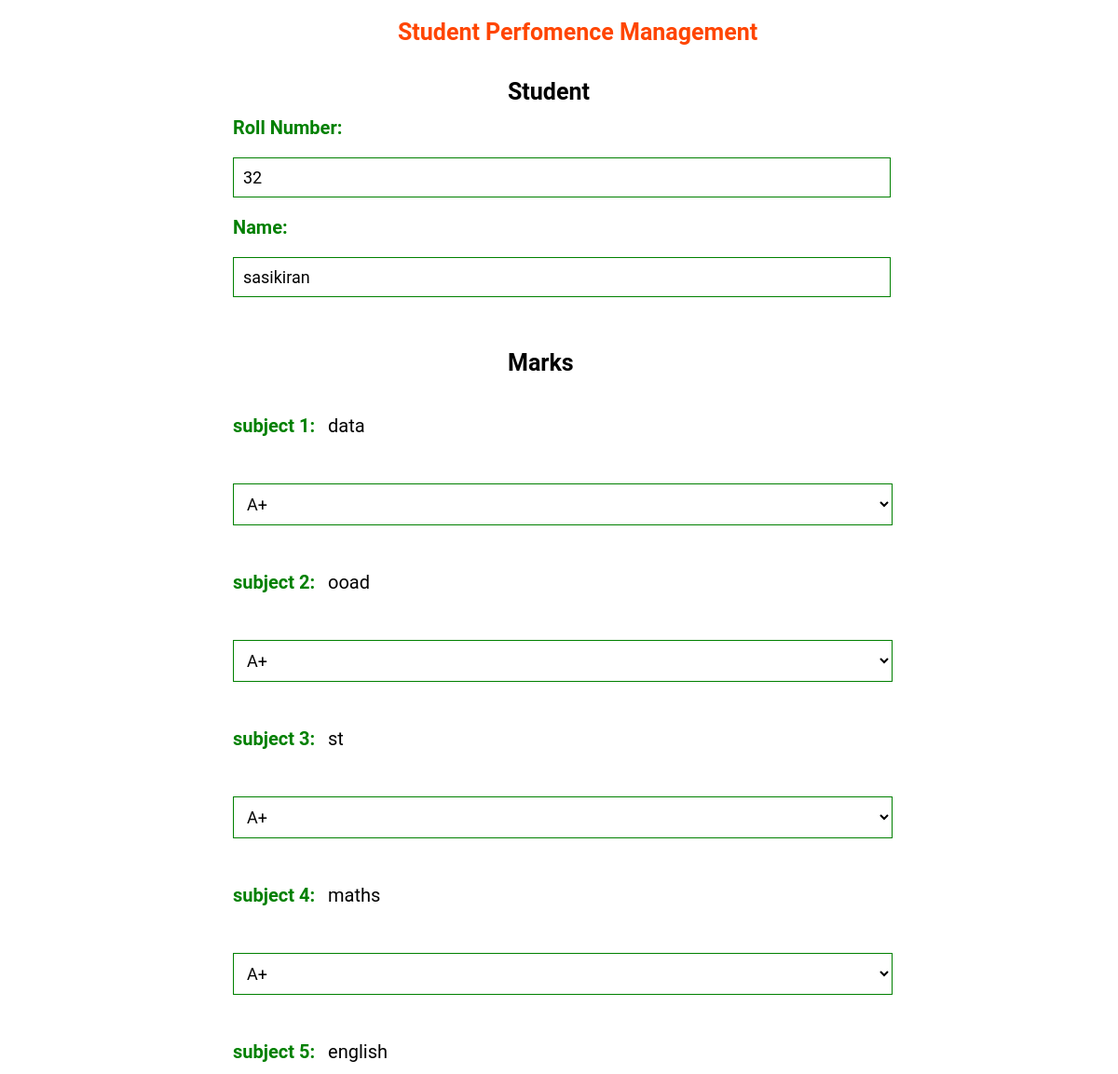
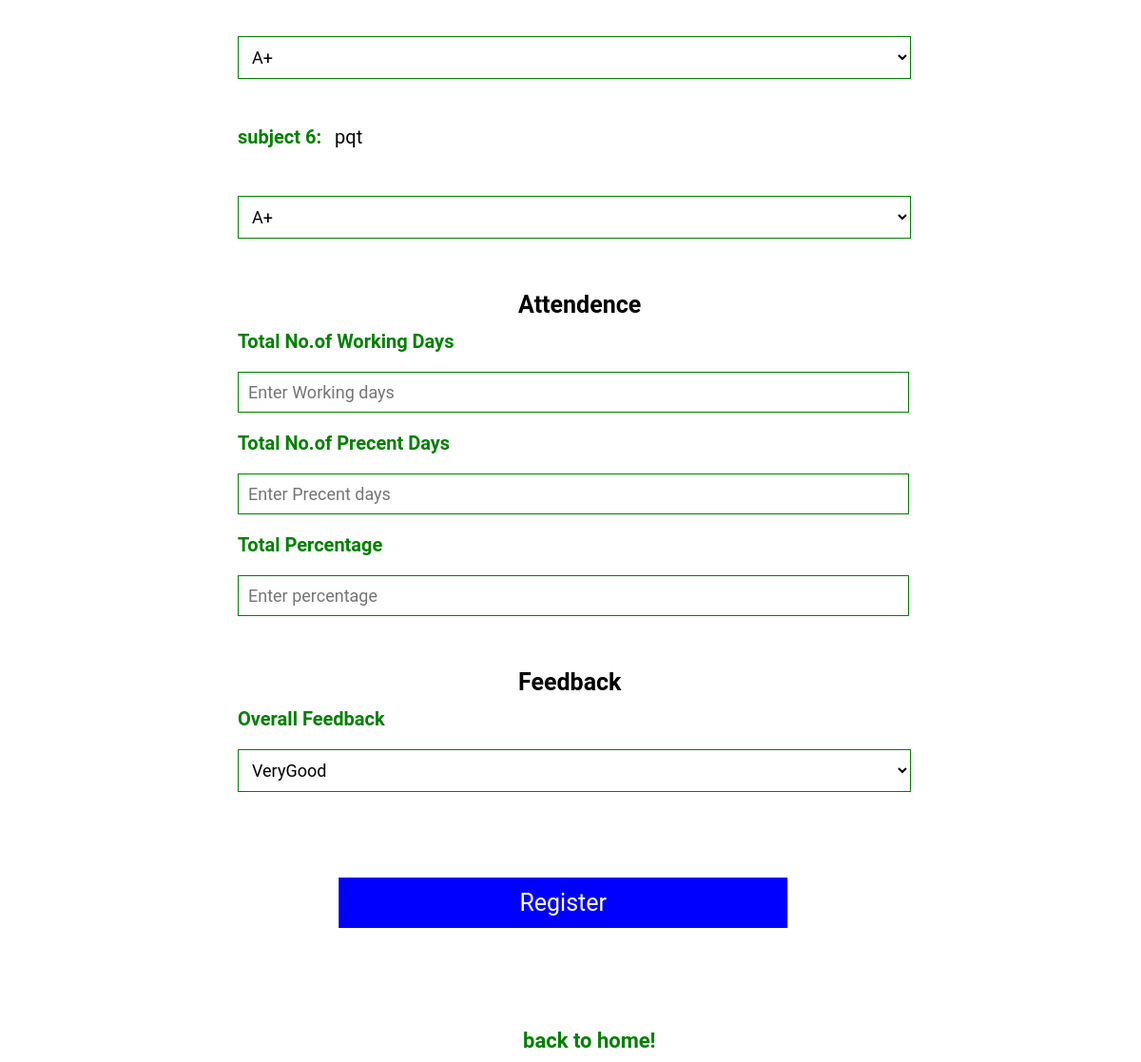
Page /addperfomence.php?rn=32&&dept=3/cse&&name=sasikiran on the committed database (2 pictures, top to bottom).
### tables this page shows
CREATE TABLE `student` (
  `id` int(11) NOT NULL,
  `roll` int(20) NOT NULL,
  `name` varchar(20) NOT NULL,
  `email` varchar(30) NOT NULL,
  `dob` date NOT NULL,
  `mobileno` int(10) NOT NULL,
  `sem` int(1) NOT NULL,
  `dept` varchar(20) NOT NULL
);

CREATE TABLE `class` (
  `id` int(11) NOT NULL,
  `classid` int(20) NOT NULL,
  `dept` varchar(20) NOT NULL,
  `section` varchar(1) NOT NULL,
  `incharge` varchar(20) NOT NULL,
  `sub1` varchar(50) NOT NULL,
  `sub2` varchar(50) NOT NULL,
  `sub3` varchar(50) NOT NULL,
  `sub4` varchar(50) NOT NULL,
  `sub5` varchar(50) NOT NULL,
  `sub6` varchar(50) NOT NULL
);

### addperfomence.php (the view, shortened to what this page needs)
<?php
$conn = mysqli_connect("localhost", "root", "", "perform");
$dept=$_GET['dept'];
$result = mysqli_query($conn,"SELECT * FROM class where dept='$dept'");
if($row = $result->fetch_assoc())
?>
<?php
$roll=$_GET['rn'];
$result1 = mysqli_query($conn,"SELECT * FROM student WHERE roll='$roll'");
$row1= mysqli_fetch_array($result1);
?>
<!DOCTYPE html>
<html>
<head>
   <link rel="stylesheet" type="text/css" href="admindash.css">
<link rel="stylesheet" href="https://cdnjs.cloudflare.com/ajax/libs/font-awesome/4.7.0/css/font-awesome.min.css">
</head>
<body>
<div id="id01" class="modal">
  <form class="modal-content" action="insertperfomence.php" method="post">
    <div class="container">
      <h2>Student Perfomence Management <span onclick="document.getElementById('id01').style.display='none'" class="close" title="Close Modal">&times;</span></h2>
             <h3>Student</h3>
             <label>Roll Number:</label></br>
             <input type="number" name="roll"  value="<?php echo $row1['roll']; ?>"><br>
             <label>Name:</label></br>
             <input type="text" name="name"  value="<?php echo $row1['name']; ?>"><br>
            <h3>Marks</h3>
            <label>subject 1:</label>
            <input type="text" id="subject" name="sn1"  value="<?php echo $row['sub1']; ?>">
            <select name="sub1" id="sub1">
             <option value="A+">A+</option>
           </select></br></br>
           <label>subject 2:</label>
            <input type="text" id="subject" name="sn2"  value="<?php echo $row['sub2']; ?>">
            <select name="sub2" id="sub2">
             <option value="A+">A+</option>
             </select></br></br>
             <label>subject 3:</label>
            <input type="text" id="subject" name="sn3"  value="<?php echo $row['sub3']; ?>">
            <select name="sub3" id="sub3">
             <option value="A+">A+</option>
             </select></br></br>
             <label>subject 4:</label>
            <input type="text" id="subject" name="sn4"  value="<?php echo $row['sub4']; ?>">
            <select name="sub4" id="sub4">
             <option value="A+">A+</option>
             </select></br></br>
             <label>subject 5:</label>
            <input type="text" id="subject" name="sn5"  value="<?php echo $row['sub5']; ?>">
            <select name="sub5" id="sub5">
             <option value="A+">A+</option>
             </select></br></br>
             <label>subject 6:</label>
            <input type="text" id="subject" name="sn6"  value="<?php echo $row['sub6']; ?>">
            <select name="sub6" id="sub6">
             <option value="A+">A+</option>
             </select></br></br>
             <h3>Attendence</h3>
             <label>Total No.of Working Days</label></br>
             <input type="number" name="workday" required="" placeholder="Enter Working days"></br>
             <label>Total No.of Precent Days</label></br>
             <input type="number" name="preday" required="" placeholder="Enter Precent days"><br>
             <label>Total Percentage</label></br>
             <input type="text" name="percentage" required="" placeholder="Enter percentage">
             <h3>Feedback</h3>
             <label for="feedback">Overall Feedback</label><br>
             <select name="feedback" id="feedback">
             <option value="VeryGood">VeryGood</option>
             </select></br></br>
            <div class="submit">
             <button type="submit" class="submit" value="Register">Register</button>
             </div>
            <a onclick="document.getElementById('id01').style.display='none'" ><b>back to home!</b></a>
    </div>
  </form>
</div>
</body>
</html>

### admindash.css (style rules this page uses)
* { margin:0; padding: 0; font-family: 'Roboto', sans-serif; }

### addperfomence.php (style rules this page uses)
button { padding: 12px 34px; margin-left: 35%; width: 100%; color: white; border:1px solid rgb(0,255,255); background: transparent; position: relative; cursor: pointer; margin-top: 15%; font-size: 25px; }
.container { padding: 10px; overflow: none; }
.modal-content { background-color: white; margin-left: 20%; position: fixed; top: 10px; bottom: 10px; width: 100%; overflow-x: hidden; overflow-y:auto; }
input { width: 58%; margin-top: 20px; margin-bottom: 20px; outline: none; background: none; text-decoration: none; font-size: 18px; cursor: pointer; color: black; padding: 10px; border: 1px solid green; }
select { width: 60%; margin-top: 20px; outline: none; background: none; text-decoration: none; font-size: 18px; cursor: pointer; color: black; padding: 10px; border: 1px solid green; }
label { width: 100%; font-size: 20px; color: green; margin-bottom: 50px; margin-top: 50px; text-align: left; font-weight: bold; }
h2 { padding-left: 15%; color: rgb(255,69,0); font-size: 25px; }
.container a { width: 100%; text-decoration: none; font-size: 22px; font-weight: bold; color:green; margin-left:25%; position: absolute; cursor: pointer; }
.submit button { padding: 12px 34px; margin-left: 5%; transform: translate(10%,-200%); width: 40%; color: white; background: blue; cursor: pointer; font-size: 25px; border:none; }
h3 { padding-left: 25%; margin-top: 3%; font-size: 25px; margin-bottom: 1%; }
#subject { border: none; font-size: 20px; }

### rows in the picture
student: roll "32", name "sasikiran"
class: sn1 "data", sn2 "ooad", sn3 "st", sn4 "maths", sn5 "english", sn6 "pqt"
